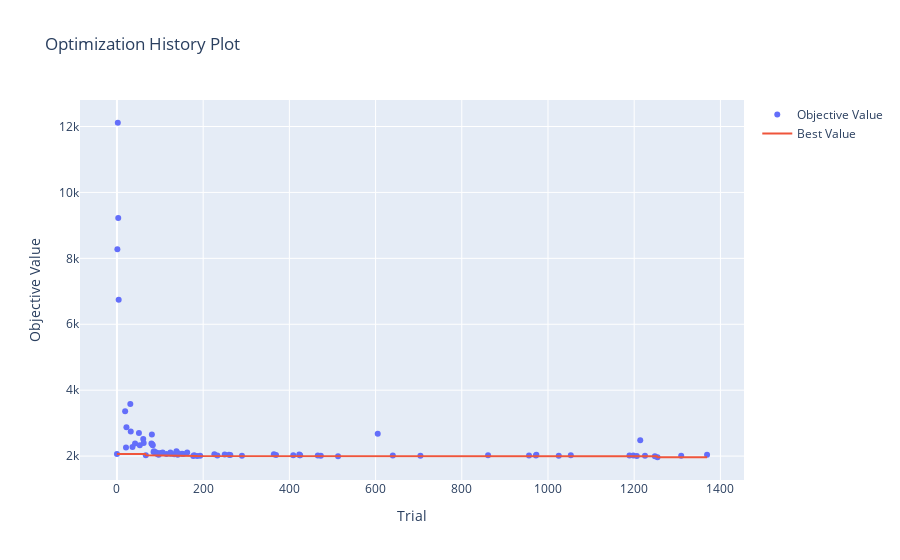

Notebook code cell kept with this figure:
### Code cell
plot_optimization_history(study)

### Figure 1 — Plotly figure (JSON) as saved in the notebook; plotly's stock layout.template omitted (floating-point values rounded to 4 significant figures; data arrays with more than 128 entries replaced by an {"elided": "..."} marker saying what was removed)
{"data": [{"mode": "markers", "name": "Objective Value", "type": "scatter", "x": [0, 1, 2, 3, 4, 19, 21, 22, 31, 32, 36, 42, 51, 53, 61, 62, 67, 80, 81, 82, 83, 85, 86, 89, 90, 91, 93, 94, 95, 97, 101, 106, 115, 124, 125, 133, 138, 141, 142, 151, 154, 163, 177, 179, 186, 193, 226, 233, 250, 260, 263, 290, 364, 369, 409, 423, 424, 425, 466, 473, 513, 605, 640, 704, 861, 956, 972, 973, 1025, 1053, 1189, 1198, 1206, 1214, 1225, 1248, 1254, 1309, 1369], "y": [2062.0, 8275.0, 12110.0, 9223.0, 6746.0, 3363.0, 2265.0, 2878.0, 3582.0, 2743.0, 2278.0, 2379.0, 2698.0, 2329.0, 2522.0, 2395.0, 2025.0, 2381.0, 2654.0, 2349.0, 2332.0, 2126.0, 2148.0, 2106.0, 2085.0, 2111.0, 2077.0, 2088.0, 2053.0, 2040.0, 2091.0, 2109.0, 2068.0, 2107.0, 2070.0, 2058.0, 2145.0, 2042.0, 2087.0, 2070.0, 2066.0, 2107.0, 2002.0, 2028.0, 2000.0, 2010.0, 2054.0, 2020.0, 2052.0, 2041.0, 2030.0, 2007.0, 2057.0, 2031.0, 2023.0, 2047.0, 2023.0, 2028.0, 2019.0, 2014.0, 1994.0, 2680.0, 2020.0, 2008.0, 2023.0, 2018.0, 2022.0, 2042.0, 2011.0, 2025.0, 2018.0, 2016.0, 2005.0, 2484.0, 2014.0, 1997.0, 1965.0, 2011.0, 2038.0]}, {"mode": "lines", "name": "Best Value", "type": "scatter", "x": {"elided": "1370 int values"}, "y": {"elided": "1370 float values"}}, {"marker": {"color": "#cccccc"}, "mode": "markers", "name": "Infeasible Trial", "showlegend": false, "type": "scatter", "x": [], "y": []}], "layout": {"title": {"text": "Optimization History Plot"}, "xaxis": {"title": {"text": "Trial"}}, "yaxis": {"title": {"text": "Objective Value"}}}}
